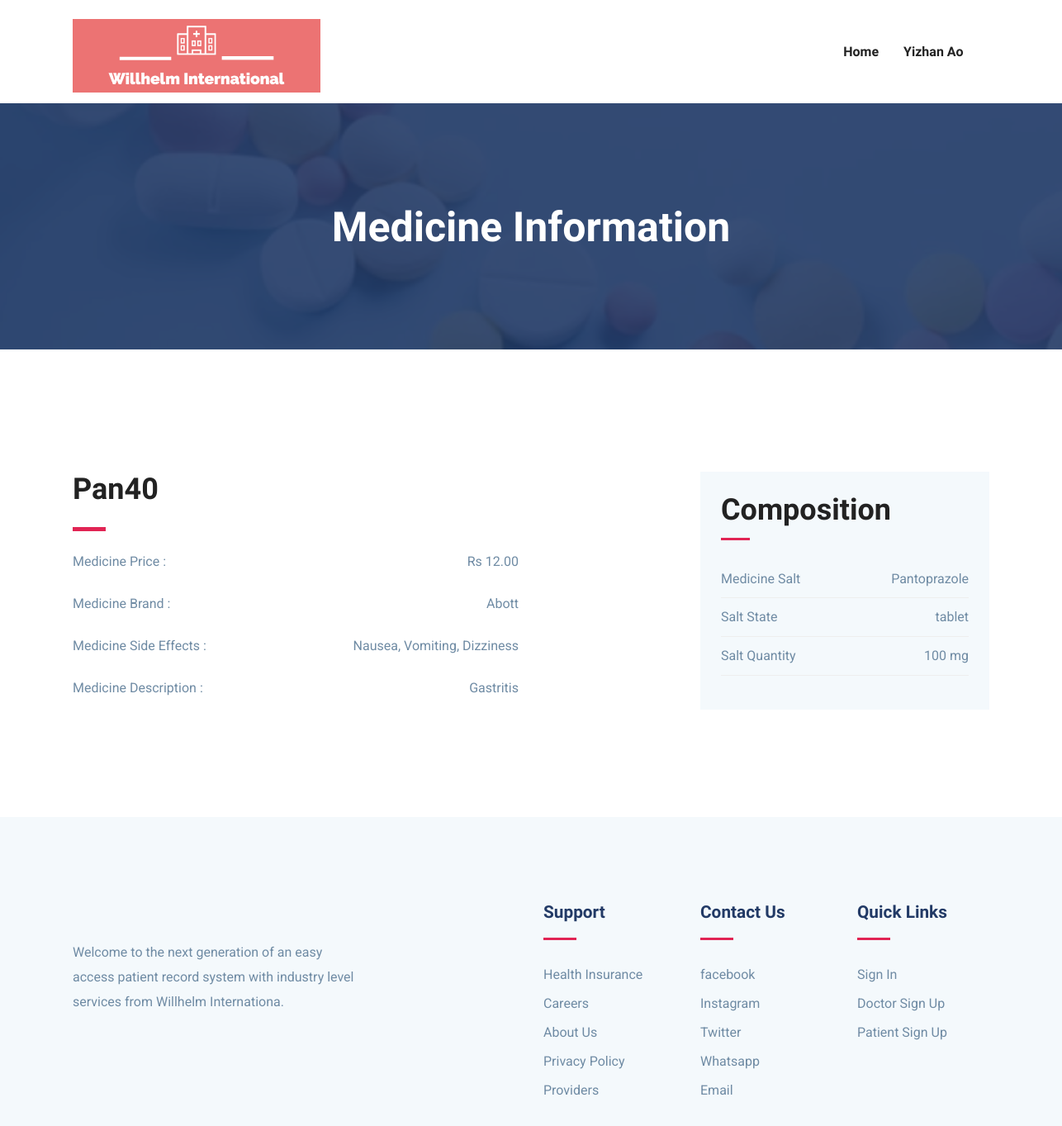
/medicine/1 (signed in), run on the app's committed database.
### doctor/models.py (models this page shows, shortened)
class DoctorProfile(models.Model):
    doctor_id = models.AutoField(primary_key=True)
    doctor_name = models.CharField(max_length=100)
    phone_num = models.CharField(max_length=15)
    email = models.EmailField(unique = True)
    created_date = models.DateField(default=now)
    department = models.ForeignKey(Department, on_delete=models.CASCADE)

class Medicines(models.Model):
    code = models.AutoField(primary_key=True)
    name = models.CharField(max_length=50)
    price = models.DecimalField(decimal_places=2, max_digits=7)
    brand = models.CharField(max_length=50)
    side_effects = models.TextField(null=True)
    description = models.TextField(null=False)

class Preparation(models.Model):
    preparation_id = models.AutoField(primary_key=True)
    substance_name = models.CharField(max_length=100)
    form = models.CharField(max_length=100) # solid/liquid
    strength_unit = models.CharField(max_length=100) # 100mg, 200mg, etc
    medicine_id = models.ForeignKey(Medicines, on_delete=models.CASCADE)

### doctor/views.py (the view)
# urls.py: path('medicine/<int:id>',view_one_med, name='view_meds'),
@login_required(login_url='/login/')
@user_passes_test(doctor_check, login_url='/login/')
def view_one_med(request, id):
    meds = Medicines.objects.filter(code=id)[0]
    preparation = Preparation.objects.filter(medicine_id=id)[0]
    userprofile = get_userprofile_by_request(request)
    context={'meds':meds, 'prep':preparation, 'username': userprofile.doctor_name, 'usertype': 'doctor'}
    return render(request, 'view_one_med.html',context)

### doctor/views.py (called while the page is built)
def doctor_check(user):
    return user.is_doctor

def get_userprofile_by_request(request):
    if request.user.is_authenticated:
        try:
            email = request.user.email
            if request.user.is_doctor:
                docs = DoctorProfile.objects.filter(email = email)
                if docs is not None:
                    return docs[0]
                else:
                    None
            else:
                pats = PatientProfile.objects.filter(email = email)
                if pats is not None:
                    return pats[0]
                else:
                    None
        except:
            return None
    else:
        return None

### doctor/templates/view_one_med.html (shortened to what this page needs)
{% extends "base.html" %}
{% block body %}
<section class="page-title bg-3">
    <div class="container">
        <div class="row">
            <div class="col-md-12">
                <div class="block text-center">
                    <h1 class="text-capitalize mb-5 text-lg">Medicine Information</h1>
                </div>
            </div>
        </div>
    </div>
</section>
<section class="section department-single">
    <div class="container">
        <div class="row">
            <div class="col-lg-6">
                <div class="department-content sidebars-widget schedules-widget mt-5">
                    <h5 class="text-md">{{meds.name}}</h5>
                    <div class="divider my-4"></div>
                    <ul class="list-unstyled">
                        <li class="d-flex justify-content-between align-items-center">
                            <a>Medicine Price&nbsp;:&nbsp;&nbsp;</a>
                            <span>Rs {{meds.price}}</span>
                        </li>
                        <br>
                        <li class="d-flex justify-content-between align-items-center">
                            <a>Medicine Brand&nbsp;:&nbsp;&nbsp;</a>
                            <span>{{meds.brand}}</span>
                        </li>
                        <br>
                        <li class="d-flex justify-content-between align-items-center">
                            <a>Medicine Side Effects&nbsp;:&nbsp;&nbsp;</a>
                            <span>{{meds.side_effects}}</span>
                        </li>
                        <br>
                        <li class="d-flex justify-content-between align-items-center">
                            <a>Medicine Description&nbsp;:&nbsp;&nbsp;</a>
                            <span>{{meds.description}}</span>
                        </li>
                    </ul>
                    <br>
                </div>
            </div>
            <div class="col-lg-2"></div>
            <div class="col-lg-4">
                <div class="sidebar-widget schedule-widget mt-5">
                    <h5 class="mb-4 text-md">Composition</h5>
                    <ul class="list-unstyled">
                        <li class="d-flex justify-content-between align-items-center">
                            <a>Medicine Salt</a>
                            <span>{{prep.substance_name}}</span>
                        </li>
                        <li class="d-flex justify-content-between align-items-center">
                            <a>Salt State</a>
                            <span>{{prep.form}}</span>
                        </li>
                        <li class="d-flex justify-content-between align-items-center">
                            <a>Salt Quantity</a>
                            <span>{{prep.strength_unit}}</span>
                        </li>
                    </ul>
                </div>
            </div>
        </div>
    </div>
</section>
{% endblock %}

### templates/nav.html (shortened to what this page needs)
{% block nav %}
{% load static %}
<header>
  <nav class="navbar navbar-expand-lg navigation" id="navbar">
    <div class="container">
      {% if disable %}
        <img src="{% static 'images/newlogo.png' %}" alt="" width="300" height="300" class="img-fluid">
      {% else %}
      <a class="navbar-brand" href="/">
        <img src="{% static 'images/newlogo.png' %}" alt="" width="300" height="400" class="img-fluid">
      </a>
      {% endif %}
      {% if not disable %}
      <div class="collapse navbar-collapse" id="navbarmain">
        <ul class="navbar-nav ml-auto">
          <li class="nav-item active">
            {% if usertype == 'patient'%}
            <a class="nav-link" href="/patient">Home</a>
            {% elif usertype == 'doctor'%}
            <a class="nav-link" href="/doctor">Home</a>
            {% else %}
            <a class="nav-link" href="/">Home</a>
            {% endif %}
          </li>
          {% if usertype == 'patient'%}
          <li class="nav-item dropdown">
            <a class="nav-link dropdown-toggle" href="#" id="dropdown02" data-toggle="dropdown" aria-haspopup="true"
              aria-expanded="false">{{username}} <i class="icofont-thin-down"></i></a>
            <ul class="dropdown-menu" aria-labelledby="dropdown02">
              <li><a class="dropdown-item" href="/patient/info">My Profile</a></li>
              <li><a class="dropdown-item" href="/alldoctors">All Doctors</a></li>
              <li><a class="dropdown-item" href="/patient/update/info">Update Profile</a></li>
              <li><a class="dropdown-item" href="/patient/update/medicalinfo">Update Medical Info</a></li>
              <li><a class="dropdown-item" href="/doctor/register">Logout</a></li>
            </ul>
          </li>
            {% elif usertype == 'doctor'%}
            <li class="nav-item dropdown">
              <a class="nav-link dropdown-toggle" href="#" id="dropdown02" data-toggle="dropdown" aria-haspopup="true"
                aria-expanded="false">{{username}} <i class="icofont-thin-down"></i></a>
            </li>
            {% endif %}
            {% endif %}
        </ul>
      </div>
    </div>
  </nav>
</header>
{% endblock %}

### static/css/style.css (style rules this page uses)
html { overflow-x: hidden; }
body { line-height: 1.6; font-family: "Roboto", sans-serif; -webkit-font-smoothing: antialiased; font-size: 16px; color: #6F8BA4; font-weight: 400; }
h1, .h1, h2, .h2, h3, .h3, h4, .h4, h5, .h5, h6, .h6 { font-family: "Exo", sans-serif; font-weight: 700; color: #222; }
h1, .h1 { font-size: 2.5rem; }
h5, .h5 { font-size: 1.25rem; }
.section { padding: 100px 0; }
.text-md { font-size: 2.25rem; }
.text-lg { font-size: 3.75rem; }
a { color: #222; text-decoration: none; transition: all .35s ease; }
.page-title { padding: 120px 0px 70px 0px; position: relative; }
.page-title .block h1 { color: #fff; }
.text-lg { font-size: 50px; }
#navbarmain { padding: 20px 0px; }
#navbarmain .nav-link { font-weight: 600; padding: 10px 15px; color: #222; font-family: "Exo", sans-serif; text-transform: capitalize; font-size: 16px; transition: all .25s ease; }
.dropdown-toggle::after { display: none; }
.navbar-brand { margin-top: 10px; }
.bg-3 { background: url("../images/bg/24.png") no-repeat 50% 50%; background-size: cover; position: relative; }
.divider { width: 40px; height: 5px; background: #e12454; }
.sidebar-widget { margin-bottom: 30px; padding-bottom: 35px; }
.sidebar-widget h5 { margin-bottom: 30px; position: relative; padding-bottom: 15px; }
.sidebar-widget h5:before { position: absolute; content: ""; left: 0px; bottom: 0px; width: 35px; height: 3px; background: #e12454; }
.sidebar-widget.schedule-widget { background: #f4f9fc; padding: 25px; }
.sidebar-widget.schedule-widget ul li { padding: 10px 0px; border-bottom: 1px solid #eee; }

### data on the page
DoctorProfile: doctor_name "Yizhan Ao"
Medicines: name "Pan40", price "12.00", brand "Abott", side_effects "Nausea, Vomiting, Dizziness", description "Gastritis"
Preparation: substance_name "Pantoprazole", form "tablet", strength_unit "100 mg"
